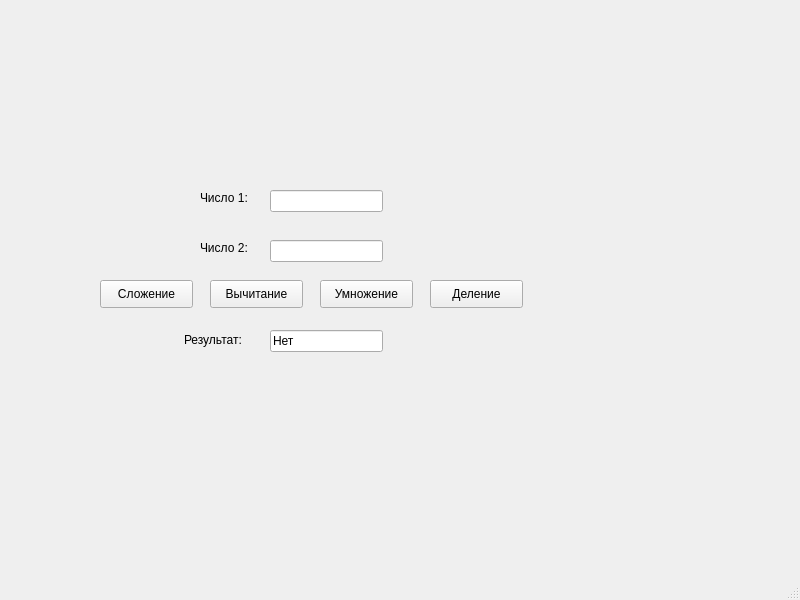
<?xml version="1.0" encoding="UTF-8"?>
<ui version="4.0">
 <class>MainWindow</class>
 <widget class="QMainWindow" name="MainWindow">
  <property name="geometry">
   <rect>
    <x>0</x>
    <y>0</y>
    <width>800</width>
    <height>600</height>
   </rect>
  </property>
  <property name="windowTitle">
   <string>MainWindow</string>
  </property>
  <widget class="QWidget" name="centralwidget">
   <widget class="QLineEdit" name="lineEdit_value1">
    <property name="geometry">
     <rect>
      <x>270</x>
      <y>190</y>
      <width>113</width>
      <height>22</height>
     </rect>
    </property>
   </widget>
   <widget class="QLineEdit" name="lineEdit_value2">
    <property name="geometry">
     <rect>
      <x>270</x>
      <y>240</y>
      <width>113</width>
      <height>22</height>
     </rect>
    </property>
   </widget>
   <widget class="QLabel" name="label_number_1">
    <property name="geometry">
     <rect>
      <x>200</x>
      <y>190</y>
      <width>55</width>
      <height>16</height>
     </rect>
    </property>
    <property name="text">
     <string>Число 1:</string>
    </property>
   </widget>
   <widget class="QLabel" name="label_number_2">
    <property name="geometry">
     <rect>
      <x>200</x>
      <y>240</y>
      <width>55</width>
      <height>16</height>
     </rect>
    </property>
    <property name="text">
     <string>Число 2:</string>
    </property>
   </widget>
   <widget class="QPushButton" name="pushButton_sum">
    <property name="geometry">
     <rect>
      <x>100</x>
      <y>280</y>
      <width>93</width>
      <height>28</height>
     </rect>
    </property>
    <property name="text">
     <string>Сложение</string>
    </property>
   </widget>
   <widget class="QLabel" name="label_result_text">
    <property name="geometry">
     <rect>
      <x>184</x>
      <y>330</y>
      <width>71</width>
      <height>20</height>
     </rect>
    </property>
    <property name="text">
     <string>Результат:</string>
    </property>
   </widget>
   <widget class="QLineEdit" name="label_result_value">
    <property name="geometry">
     <rect>
      <x>270</x>
      <y>330</y>
      <width>113</width>
      <height>22</height>
     </rect>
    </property>
    <property name="text">
     <string>Нет</string>
    </property>
   </widget>
   <widget class="QPushButton" name="pushButton_sub">
    <property name="geometry">
     <rect>
      <x>210</x>
      <y>280</y>
      <width>93</width>
      <height>28</height>
     </rect>
    </property>
    <property name="text">
     <string>Вычитание</string>
    </property>
   </widget>
   <widget class="QPushButton" name="pushButton_mul">
    <property name="geometry">
     <rect>
      <x>320</x>
      <y>280</y>
      <width>93</width>
      <height>28</height>
     </rect>
    </property>
    <property name="text">
     <string>Умножение</string>
    </property>
   </widget>
   <widget class="QPushButton" name="pushButton_div">
    <property name="geometry">
     <rect>
      <x>430</x>
      <y>280</y>
      <width>93</width>
      <height>28</height>
     </rect>
    </property>
    <property name="text">
     <string>Деление</string>
    </property>
   </widget>
  </widget>
  <widget class="QMenuBar" name="menubar">
   <property name="geometry">
    <rect>
     <x>0</x>
     <y>0</y>
     <width>800</width>
     <height>26</height>
    </rect>
   </property>
  </widget>
  <widget class="QStatusBar" name="statusbar"/>
 </widget>
 <resources/>
 <connections/>
</ui>
